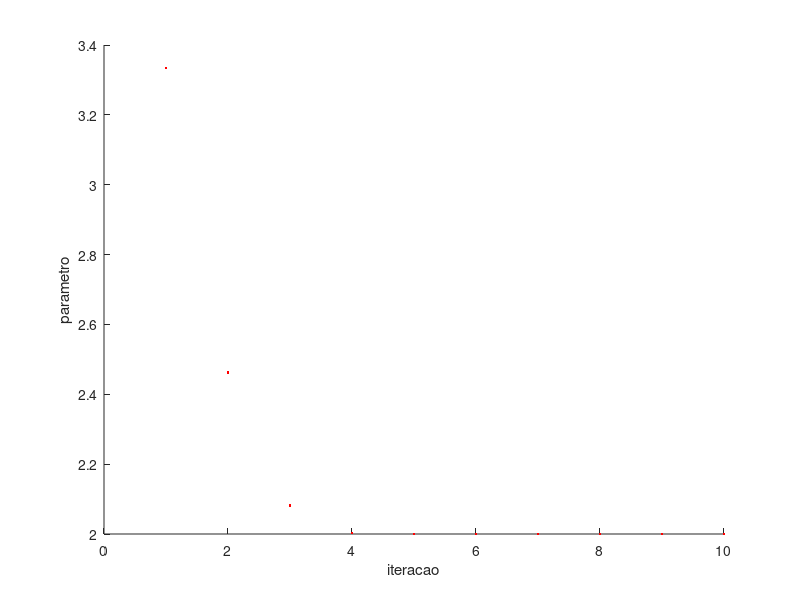

This chart was generated by the following MATLAB code:
% Problemas Diretos e Inversos em Geofísica - Conceitos Básicos e Aplicações
% Prof. Giuliano Marotta - SIS/IG/UnB - marotta@unb.br
% Parte II: Exemplo 02
% ---------------------------------------------------------------------
% Modelo: 2m^3= 16
clear; clc;
figure % Cria figura
hold on % habilita plotar na mesma figura
d =[16]; % Vetor dos valores observados
m0 = [1]; % Vetor dos parametros aproximados
N = length(d(:,1)); % Numero de Observacoes
M = length(m0(1,:)); % Numero de parametros
it = 10; % Numero de iteracoes
for i=1:it
    G =[3*2.*m0.^2]; % Matriz das derivadas parciais
    d0 = 2.*m0.^3; % Vetor dos valores calculados
    dc = d-d0; % Vetor das diferencas
    dm = (G'*G)^-1*(G'*dc); % Vetor das correções
    m = m0+dm % Vetor dos parametros ajustados
    e = d-2.*m.^3; % Vetor dos residuos
    m0=m;% vetor dos parâmetros ajustados
    plot(i,m,'.r') % plota valor do parametro por iteracao
end

xlabel('iteracao')
ylabel('parametro')


